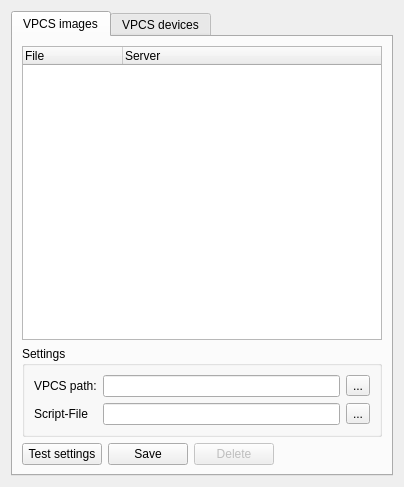
<?xml version="1.0" encoding="UTF-8"?>
<ui version="4.0">
 <class>VPCSDevicePreferencesPageWidget</class>
 <widget class="QWidget" name="VPCSDevicePreferencesPageWidget">
  <property name="geometry">
   <rect>
    <x>0</x>
    <y>0</y>
    <width>404</width>
    <height>487</height>
   </rect>
  </property>
  <property name="windowTitle">
   <string>VPCS devices</string>
  </property>
  <layout class="QVBoxLayout">
   <item>
    <widget class="QTabWidget" name="uiTabWidget">
     <property name="enabled">
      <bool>true</bool>
     </property>
     <property name="currentIndex">
      <number>0</number>
     </property>
     <widget class="QWidget" name="uiVPCSDeviceTabWidget">
      <attribute name="title">
       <string>VPCS images</string>
      </attribute>
      <layout class="QGridLayout" name="gridLayout_3">
       <item row="2" column="0">
        <layout class="QHBoxLayout" name="horizontalLayout_5">
         <item>
          <widget class="QPushButton" name="uiVPCSImageTestSettingsPushButton">
           <property name="text">
            <string>Test settings</string>
           </property>
          </widget>
         </item>
         <item>
          <widget class="QPushButton" name="uiSaveVPCSImagePushButton">
           <property name="text">
            <string>Save</string>
           </property>
          </widget>
         </item>
         <item>
          <widget class="QPushButton" name="uiDeleteImagePushButton">
           <property name="enabled">
            <bool>false</bool>
           </property>
           <property name="text">
            <string>Delete</string>
           </property>
          </widget>
         </item>
        </layout>
       </item>
       <item row="2" column="1">
        <spacer name="horizontalSpacer">
         <property name="orientation">
          <enum>Qt::Horizontal</enum>
         </property>
         <property name="sizeHint" stdset="0">
          <size>
           <width>76</width>
           <height>20</height>
          </size>
         </property>
        </spacer>
       </item>
       <item row="1" column="0" colspan="2">
        <widget class="QGroupBox" name="groupBox">
         <property name="title">
          <string>Settings</string>
         </property>
         <layout class="QGridLayout" name="gridLayout_2">
          <item row="0" column="0">
           <widget class="QLabel" name="uiVPCSPathLabel">
            <property name="text">
             <string>VPCS path:</string>
            </property>
           </widget>
          </item>
          <item row="0" column="1">
           <layout class="QHBoxLayout" name="horizontalLayout_3">
            <item>
             <widget class="QLineEdit" name="uiVPCSPathLineEdit"/>
            </item>
            <item>
             <widget class="QToolButton" name="uiVPCSPathToolButton">
              <property name="text">
               <string>...</string>
              </property>
              <property name="toolButtonStyle">
               <enum>Qt::ToolButtonTextOnly</enum>
              </property>
             </widget>
            </item>
           </layout>
          </item>
          <item row="1" column="0">
           <widget class="QLabel" name="uiScriptFileLabel">
            <property name="text">
             <string>Script-File</string>
            </property>
           </widget>
          </item>
          <item row="1" column="1">
           <layout class="QHBoxLayout" name="horizontalLayout_4">
            <item>
             <widget class="QLineEdit" name="uiScriptFileLineEdit"/>
            </item>
            <item>
             <widget class="QToolButton" name="uiScriptFileToolButton">
              <property name="text">
               <string>...</string>
              </property>
              <property name="toolButtonStyle">
               <enum>Qt::ToolButtonTextOnly</enum>
              </property>
             </widget>
            </item>
           </layout>
          </item>
         </layout>
        </widget>
       </item>
       <item row="0" column="0" colspan="2">
        <widget class="QTreeWidget" name="uiVPCSImagesTreeWidget">
         <column>
          <property name="text">
           <string>File</string>
          </property>
         </column>
         <column>
          <property name="text">
           <string>Server</string>
          </property>
         </column>
        </widget>
       </item>
      </layout>
     </widget>
     <widget class="QWidget" name="uiVPCSRoutersTabWidget">
      <property name="enabled">
       <bool>false</bool>
      </property>
      <attribute name="title">
       <string>VPCS devices</string>
      </attribute>
      <layout class="QGridLayout" name="gridLayout">
       <item row="0" column="0" rowspan="2">
        <widget class="QTreeWidget" name="treeWidget_2">
         <column>
          <property name="text">
           <string>VPCS device</string>
          </property>
         </column>
         <column>
          <property name="text">
           <string>VPCS file</string>
          </property>
         </column>
        </widget>
       </item>
       <item row="0" column="1">
        <layout class="QVBoxLayout" name="verticalLayout">
         <item>
          <widget class="QPushButton" name="pushButton_3">
           <property name="text">
            <string>New</string>
           </property>
          </widget>
         </item>
         <item>
          <widget class="QPushButton" name="pushButton_4">
           <property name="text">
            <string>Edit</string>
           </property>
          </widget>
         </item>
         <item>
          <widget class="QPushButton" name="pushButton_5">
           <property name="text">
            <string>Delete</string>
           </property>
          </widget>
         </item>
        </layout>
       </item>
       <item row="1" column="1">
        <spacer name="verticalSpacer">
         <property name="orientation">
          <enum>Qt::Vertical</enum>
         </property>
         <property name="sizeHint" stdset="0">
          <size>
           <width>20</width>
           <height>354</height>
          </size>
         </property>
        </spacer>
       </item>
      </layout>
     </widget>
    </widget>
   </item>
  </layout>
 </widget>
 <resources/>
 <connections/>
 <designerdata>
  <property name="gridDeltaX">
   <number>10</number>
  </property>
  <property name="gridDeltaY">
   <number>10</number>
  </property>
  <property name="gridSnapX">
   <bool>true</bool>
  </property>
  <property name="gridSnapY">
   <bool>true</bool>
  </property>
  <property name="gridVisible">
   <bool>true</bool>
  </property>
 </designerdata>
</ui>
